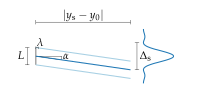

gnuplot code for this plot:
#!/usr/bin/gnuplot
#
# FIGURE 3.5: Size of the focus point ∆s as given by Fraunhofer diffraction.
#
# AUTHOR:   Hagen Wierstorf
# SOFTWARE: gnuplot 5.0 patchlevel 3

reset
set macros
set loadpath '../../gnuplot'

load 'latex.cfg'
load 'border.cfg'
load 'grid.cfg'
load 'paired.pal'

set terminal epslatex size 5cm,2.5cm color colortext @footnotesize
set output 'fig3_05.tex'

# create data
set format '%g'
set table 'sinc.txt'
set xrange [-2*pi:2*pi]
set yrange [-1:1]
f(y) = (sin(y)/y)**2
plot f(x)
unset table

unset key
set border 0
unset tics

set rmargin 1
set lmargin 1
set bmargin 1
set tmargin 1

set xrange [-25:10]
set yrange [-2*pi:3*pi]
set size ratio -1

set style line 201 lc rgb 'black' lt 1 lw 1

set arrow from -22,-2 to -22,2     nohead back ls 101 lw 3

set arrow from -22, 0 to   0,-pi   nohead front ls 2 lw 3
set arrow from -22, 2 to   0, 2-pi nohead front ls 1 lw 3
set arrow from -22,-2 to   0,-2-pi nohead front ls 1 lw 3

set arrow from -24,-2 to -24, 2    heads size 0.5,90 front ls 201
set label '\ft $L$'                at -25.5,0 center
set arrow from -22, 2 to -22+0.55978,2-0.079937 heads size 0.5,90 front ls 201
set label '\ft $\lambda$'          at -21,3 center
set arrow from 1.5,-pi to 1.5,pi heads size 0.5,90 front ls 201
set label '\ft $\Delta_\text{s}$'  at 3.5,0 center
set arrow from -22,2.5*pi to 0,2.5*pi heads size 0.5,90 front ls 201
set label '\ft $|y_\text{s}-y_0|$' at -11,3*pi center
set object circle                  at -22,0 size 6 arc [-8:0]
set label '\ft $\alpha$'           at -15,0 center

plot 'sinc.txt' u ($2*7+3):1 w l ls 2 lw 3

call 'plot.plt' 'fig3_05'
!rm sinc.txt
